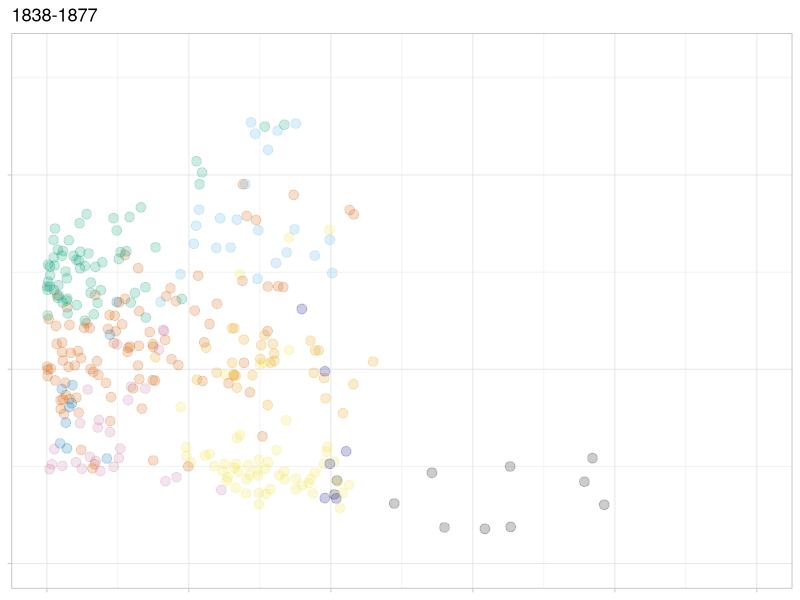
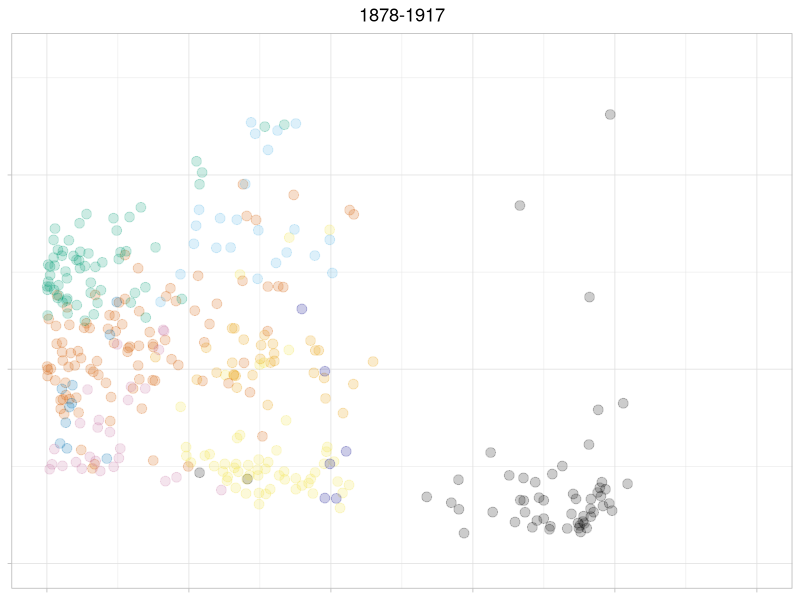
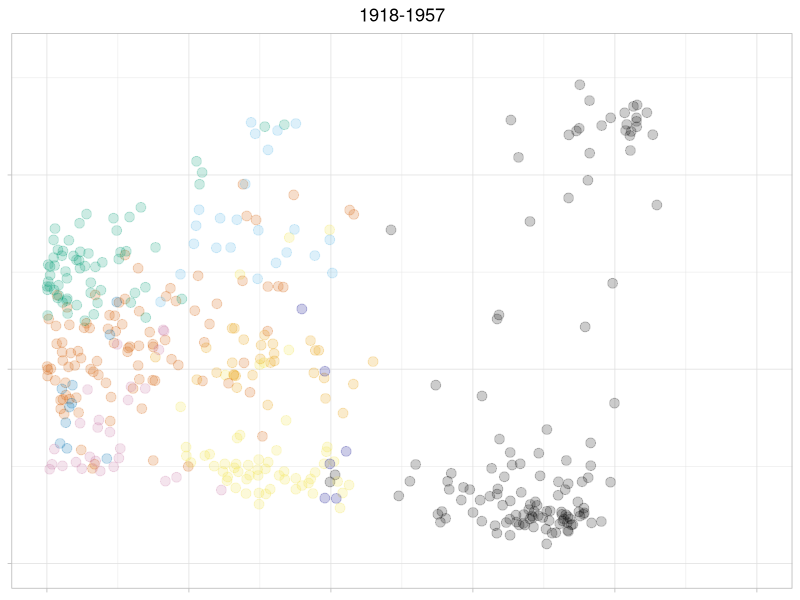
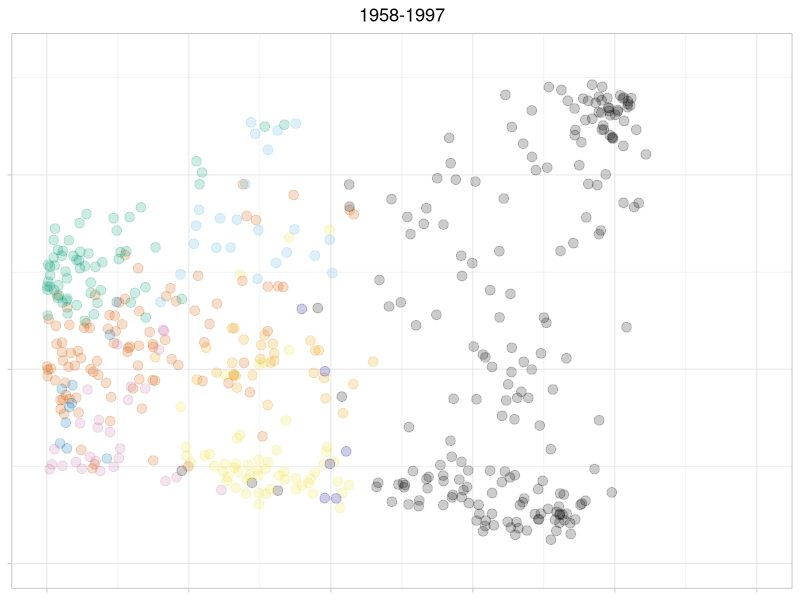
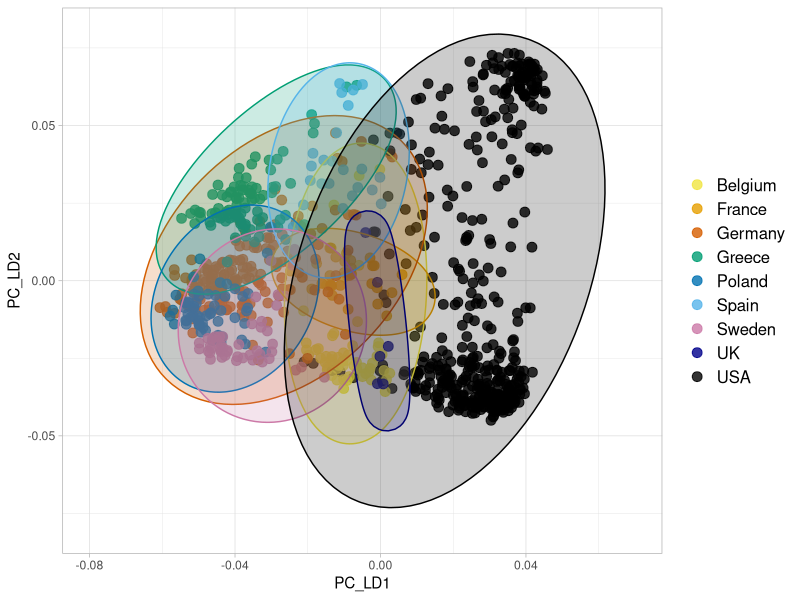

Write R code to recreate these figures, in order. (Note: this script raises an error after producing the figures.)

library(car)
library(dplyr)
library(ggplot2)
library(ggforce)

cov_file <- "Data/herbarium/Input/herb_GLUE_SPAIN_filtered_LD_MAF05.cov" 
pca_data <- read.csv("Data/herbarium/Input/herbarium_structure_dataframe_1192026.csv",header=TRUE)
herb_EUR_list <- pca_data

pca_data$Year <- herb_EUR_list$Year
pca_data$Lat <- herb_EUR_list$Lat
pca_data$Lon <- herb_EUR_list$Lon
pca_data$H_C <- herb_EUR_list$H_C
pca_data$File <- herb_EUR_list$File
pca_data$State <- herb_EUR_list$State
pca_data$Sample <- herb_EUR_list$Sample

colorBlindBlack8 <- c("#F0E442", "#E69F00", "#D55E00", "#009E73", "#0072B2", "#56B4E9", "#CC79A7", "darkblue", "#000000")

Ttotal <- ggplot(pca_data, aes(x = PC_LD1, y = PC_LD2, color = Country)) +
  geom_point(size = 3, alpha = 0.8) +  # Scatter plot
  geom_mark_ellipse(aes(fill = Country), alpha = 0.2, show.legend = FALSE) +  
  scale_color_manual(values = colorBlindBlack8) +  
  scale_fill_manual(values = colorBlindBlack8) +  
  labs(x = "PC_LD1", y = "PC_LD2") +  
  theme_light() +
  theme(
    legend.text = element_text(size = 12),legend.title = element_blank()  
  ) +
  ylim(c(-0.08, 0.08)) +
  xlim(c(-0.08, 0.07))

min_year <- min(pca_data[!is.na(pca_data$Year), "Year"])  

filtered_data_T1 <- pca_data %>%
    filter(
        (H_C == "C") | (H_C == "H" & Year >= min_year & Year <= min_year + 39)
    )

filtered_data_T2 <- pca_data %>%
    filter(
        (H_C == "C") | (H_C == "H" & Year >= min_year + 40 & Year <= min_year + 79)
    )

filtered_data_T3 <- pca_data %>%
    filter(
        (H_C == "C") | (H_C == "H" & Year >= min_year + 80 & Year <= min_year + 119)
    )

filtered_data_T4 <- pca_data %>%
    filter(
        (H_C == "C") | (H_C == "H" & Year >= min_year + 120 & Year <= min_year + 159)
    )


T1 <- ggplot(filtered_data_T1, aes(x = PC_LD1, y = PC_LD2, color = Country)) +
  geom_point(aes(alpha = 0.2), size = 3) +  
  scale_color_manual(values = colorBlindBlack8) +  
  scale_fill_manual(values = colorBlindBlack8) +  
  scale_alpha_identity() +  
  theme_light() + ggtitle("1838-1877")+theme(legend.position = "none",axis.text=element_blank(),axis.title=element_blank()) + ylim(c(-0.05, 0.08)) + xlim(c(-0.04,0.06))

T2 <- ggplot(filtered_data_T2, aes(x = PC_LD1, y = PC_LD2, color = Country)) +
  geom_point(aes(alpha = 0.2), size = 3) +  
  scale_color_manual(values = colorBlindBlack8) +  
  scale_fill_manual(values = colorBlindBlack8) +  
  scale_alpha_identity() +  
  theme_light() + ggtitle("1878-1917")+theme(legend.position = "none", plot.title = element_text(hjust = 0.5),axis.text=element_blank(),axis.title=element_blank()) + ylim(c(-0.05, 0.08)) + xlim(c(-0.04,0.06))

T3 <- ggplot(filtered_data_T3, aes(x = PC_LD1, y = PC_LD2, color = Country)) +
  geom_point(aes(alpha = 0.2), size = 3) +  
  scale_color_manual(values = colorBlindBlack8) +  
  scale_fill_manual(values = colorBlindBlack8) +  
  scale_alpha_identity() +  
  theme_light() + ggtitle("1918-1957")+ theme(legend.position = "none", plot.title = element_text(hjust = 0.5),axis.text=element_blank(),axis.title=element_blank()) + ylim(c(-0.05, 0.08)) + xlim(c(-0.04,0.06))

T4 <- ggplot(filtered_data_T4, aes(x = PC_LD1, y = PC_LD2, color = Country)) +
  geom_point(aes(alpha = 0.2), size = 3) +  
  scale_color_manual(values = colorBlindBlack8) +  
  scale_fill_manual(values = colorBlindBlack8) +  
  scale_alpha_identity() +  
  theme_light() + ggtitle("1958-1997")+ theme(legend.position = "none", plot.title = element_text(hjust = 0.5),axis.text=element_blank(),axis.title=element_blank()) + ylim(c(-0.05, 0.08)) + xlim(c(-0.04,0.06))

panelB <- ggarrange(T1,T2,T3,T4,ncol=2,nrow=2)

combined_plot <- ggarrange(
    Ttotal, 
    panelB, 
    ncol=2,
nrow = 1,  
    heights = c(1, 1),legend="top" 
)

print(combined_plot)

herb_df <- read.csv("Data/herbarium/Input/herbarium_structure_dataframe_1192026.csv",header=TRUE)
pc_cols <- c("PC_LD1","PC_LD2")
df <- herb_df[herb_df$Region=="North" | herb_df$H_C=="C",]
df <- df[df$TimeBin=="1838-1877" | df$H_C=="C",]
library(dplyr)

centroids <- df %>%
    filter(Country != "USA") %>%
    group_by(Country) %>%
    dplyr::summarise(across(all_of(pc_cols), mean), .groups = "drop")

usa_samples <- df %>%
    filter(Country == "USA") %>%
    dplyr::select(all_of(pc_cols))

euclidean <- function(a, b) sqrt(sum((a - b)^2))

results_N_1 <- centroids %>%
    rowwise() %>%
    dplyr::mutate(
        distances = list(
            apply(usa_samples, 1, function(x) euclidean(x, c_across(all_of(pc_cols))))
        ),
        avg_distance = mean(unlist(distances)),
        sd_distance = sd(unlist(distances))
    ) %>%
    dplyr::select(Country, avg_distance, sd_distance)

pc_cols <- c("PC_LD1","PC_LD2")
df <- herb_df[herb_df$Region=="North" | herb_df$H_C=="C",]
df <- df[df$TimeBin=="1878-1917" | df$H_C=="C",]
library(dplyr)

centroids <- df %>%
    filter(Country != "USA") %>%
    group_by(Country) %>%
    dplyr::summarise(across(all_of(pc_cols), mean), .groups = "drop")

usa_samples <- df %>%
    filter(Country == "USA") %>%
    dplyr::select(all_of(pc_cols))

euclidean <- function(a, b) sqrt(sum((a - b)^2))

results_N_2<- centroids %>%
    rowwise() %>%
    dplyr::mutate(
        distances = list(
            apply(usa_samples, 1, function(x) euclidean(x, c_across(all_of(pc_cols))))
        ),
        avg_distance = mean(unlist(distances)),
        sd_distance = sd(unlist(distances))
    ) %>%
    dplyr::select(Country, avg_distance, sd_distance)

pc_cols <- c("PC_LD1","PC_LD2")
df <- herb_df[herb_df$Region=="North" | herb_df$H_C=="C",]
df <- df[df$TimeBin=="1918-1957" | df$H_C=="C",]
library(dplyr)

centroids <- df %>%
    filter(Country != "USA") %>%
    group_by(Country) %>%
    dplyr::summarise(across(all_of(pc_cols), mean), .groups = "drop")

usa_samples <- df %>%
    filter(Country == "USA") %>%
    dplyr::select(all_of(pc_cols))

euclidean <- function(a, b) sqrt(sum((a - b)^2))

results_N_3<- centroids %>%
    rowwise() %>%
    dplyr::mutate(
        distances = list(
            apply(usa_samples, 1, function(x) euclidean(x, c_across(all_of(pc_cols))))
        ),
        avg_distance = mean(unlist(distances)),
        sd_distance = sd(unlist(distances))
    ) %>%
    dplyr::select(Country, avg_distance, sd_distance)

pc_cols <- c("PC_LD1","PC_LD2")
df <- herb_df[herb_df$Region=="North" | herb_df$H_C=="C",]
df <- df[df$TimeBin=="1958-1997" | df$H_C=="C",]
library(dplyr)

centroids <- df %>%
    filter(Country != "USA") %>%
    group_by(Country) %>%
    dplyr::summarise(across(all_of(pc_cols), mean), .groups = "drop")

usa_samples <- df %>%
    filter(Country == "USA") %>%
    dplyr::select(all_of(pc_cols))

euclidean <- function(a, b) sqrt(sum((a - b)^2))

results_N_4<- centroids %>%
    rowwise() %>%
    dplyr::mutate(
        distances = list(
            apply(usa_samples, 1, function(x) euclidean(x, c_across(all_of(pc_cols))))
        ),
        avg_distance = mean(unlist(distances)),
        sd_distance = sd(unlist(distances))
    ) %>%
    dplyr::select(Country, avg_distance, sd_distance)

pc_cols <- c("PC_LD1","PC_LD2")
df <- herb_df[herb_df$Region=="South" | herb_df$H_C=="C",]
df <- df[df$TimeBin=="1838-1877" | df$H_C=="C",]
library(dplyr)

centroids <- df %>%
    filter(Country != "USA") %>%
    group_by(Country) %>%
    dplyr::summarise(across(all_of(pc_cols), mean), .groups = "drop")

usa_samples <- df %>%
    filter(Country == "USA") %>%
    dplyr::select(all_of(pc_cols))

euclidean <- function(a, b) sqrt(sum((a - b)^2))

results_S_1 <- centroids %>%
    rowwise() %>%
    dplyr::mutate(
        distances = list(
            apply(usa_samples, 1, function(x) euclidean(x, c_across(all_of(pc_cols))))
        ),
        avg_distance = mean(unlist(distances)),
        sd_distance = sd(unlist(distances))
    ) %>%
    dplyr::select(Country, avg_distance, sd_distance)

pc_cols <- c("PC_LD1","PC_LD2")
df <- herb_df[herb_df$Region=="South" | herb_df$H_C=="C",]
df <- df[df$TimeBin=="1878-1917" | df$H_C=="C",]
library(dplyr)

centroids <- df %>%
    filter(Country != "USA") %>%
    group_by(Country) %>%
    dplyr::summarise(across(all_of(pc_cols), mean), .groups = "drop")

usa_samples <- df %>%
    filter(Country == "USA") %>%
    dplyr::select(all_of(pc_cols))

euclidean <- function(a, b) sqrt(sum((a - b)^2))

results_S_2<- centroids %>%
    rowwise() %>%
    dplyr::mutate(
        distances = list(
            apply(usa_samples, 1, function(x) euclidean(x, c_across(all_of(pc_cols))))
        ),
        avg_distance = mean(unlist(distances)),
        sd_distance = sd(unlist(distances))
    ) %>%
    dplyr::select(Country, avg_distance, sd_distance)

pc_cols <- c("PC_LD1","PC_LD2")
df <- herb_df[herb_df$Region=="South" | herb_df$H_C=="C",]
df <- df[df$TimeBin=="1918-1957" | df$H_C=="C",]
library(dplyr)

centroids <- df %>%
    filter(Country != "USA") %>%
    group_by(Country) %>%
    dplyr::summarise(across(all_of(pc_cols), mean), .groups = "drop")

usa_samples <- df %>%
    filter(Country == "USA") %>%
    dplyr::select(all_of(pc_cols))

euclidean <- function(a, b) sqrt(sum((a - b)^2))

results_S_3<- centroids %>%
    rowwise() %>%
    dplyr::mutate(
        distances = list(
            apply(usa_samples, 1, function(x) euclidean(x, c_across(all_of(pc_cols))))
        ),
        avg_distance = mean(unlist(distances)),
        sd_distance = sd(unlist(distances))
    ) %>%
    dplyr::select(Country, avg_distance, sd_distance)

pc_cols <- c("PC_LD1","PC_LD2")
df <- herb_df[herb_df$Region=="South" | herb_df$H_C=="C",]
df <- df[df$TimeBin=="1958-1997" | df$H_C=="C",]
library(dplyr)

centroids <- df %>%
    filter(Country != "USA") %>%
    group_by(Country) %>%
    dplyr::summarise(across(all_of(pc_cols), mean), .groups = "drop")

usa_samples <- df %>%
    filter(Country == "USA") %>%
    dplyr::select(all_of(pc_cols))

euclidean <- function(a, b) sqrt(sum((a - b)^2))

results_S_4<- centroids %>%
    rowwise() %>%
    dplyr::mutate(
        distances = list(
            apply(usa_samples, 1, function(x) euclidean(x, c_across(all_of(pc_cols))))
        ),
        avg_distance = mean(unlist(distances)),
        sd_distance = sd(unlist(distances))
    ) %>%
    dplyr::select(Country, avg_distance, sd_distance)

pc_cols <- c("PC_LD1","PC_LD2")
df <- herb_df[herb_df$Region=="Middle" | herb_df$H_C=="C",]
df <- df[df$TimeBin=="1838-1877" | df$H_C=="C",]
library(dplyr)

centroids <- df %>%
    filter(Country != "USA") %>%
    group_by(Country) %>%
    dplyr::summarise(across(all_of(pc_cols), mean), .groups = "drop")

usa_samples <- df %>%
    filter(Country == "USA") %>%
    dplyr::select(all_of(pc_cols))

euclidean <- function(a, b) sqrt(sum((a - b)^2))

results_M_1 <- centroids %>%
    rowwise() %>%
    dplyr::mutate(
        distances = list(
            apply(usa_samples, 1, function(x) euclidean(x, c_across(all_of(pc_cols))))
        ),
        avg_distance = mean(unlist(distances)),
        sd_distance = sd(unlist(distances))
    ) %>%
    dplyr::select(Country, avg_distance, sd_distance)

pc_cols <- c("PC_LD1","PC_LD2")
df <- herb_df[herb_df$Region=="Middle" | herb_df$H_C=="C",]
df <- df[df$TimeBin=="1878-1917" | df$H_C=="C",]
library(dplyr)

centroids <- df %>%
    filter(Country != "USA") %>%
    group_by(Country) %>%
    dplyr::summarise(across(all_of(pc_cols), mean), .groups = "drop")

usa_samples <- df %>%
    filter(Country == "USA") %>%
    dplyr::select(all_of(pc_cols))

euclidean <- function(a, b) sqrt(sum((a - b)^2))

results_M_2<- centroids %>%
    rowwise() %>%
    dplyr::mutate(
        distances = list(
            apply(usa_samples, 1, function(x) euclidean(x, c_across(all_of(pc_cols))))
        ),
        avg_distance = mean(unlist(distances)),
        sd_distance = sd(unlist(distances))
    ) %>%
    dplyr::select(Country, avg_distance, sd_distance)

pc_cols <- c("PC_LD1","PC_LD2")
df <- herb_df[herb_df$Region=="Middle" | herb_df$H_C=="C",]
df <- df[df$TimeBin=="1918-1957" | df$H_C=="C",]
library(dplyr)

centroids <- df %>%
    filter(Country != "USA") %>%
    group_by(Country) %>%
    dplyr::summarise(across(all_of(pc_cols), mean), .groups = "drop")

usa_samples <- df %>%
    filter(Country == "USA") %>%
    dplyr::select(all_of(pc_cols))

euclidean <- function(a, b) sqrt(sum((a - b)^2))

results_M_3<- centroids %>%
    rowwise() %>%
    dplyr::mutate(
        distances = list(
            apply(usa_samples, 1, function(x) euclidean(x, c_across(all_of(pc_cols))))
        ),
        avg_distance = mean(unlist(distances)),
        sd_distance = sd(unlist(distances))
    ) %>%
    dplyr::select(Country, avg_distance, sd_distance)

pc_cols <- c("PC_LD1","PC_LD2")
df <- herb_df[herb_df$Region=="Middle" | herb_df$H_C=="C",]
df <- df[df$TimeBin=="1958-1997" | df$H_C=="C",]
library(dplyr)

centroids <- df %>%
    filter(Country != "USA") %>%
    group_by(Country) %>%
    dplyr::summarise(across(all_of(pc_cols), mean), .groups = "drop")

usa_samples <- df %>%
    filter(Country == "USA") %>%
    dplyr::select(all_of(pc_cols))

euclidean <- function(a, b) sqrt(sum((a - b)^2))

results_M_4<- centroids %>%
    rowwise() %>%
    dplyr::mutate(
        distances = list(
            apply(usa_samples, 1, function(x) euclidean(x, c_across(all_of(pc_cols))))
        ),
        avg_distance = mean(unlist(distances)),
        sd_distance = sd(unlist(distances))
    ) %>%
    dplyr::select(Country, avg_distance, sd_distance)

results_N_1$TimeBin <- "1838-1877"
results_N_2$TimeBin <- "1878-1917"
results_N_3$TimeBin <- "1918-1957"
results_N_4$TimeBin <- "1958-1997"
results_M_1$TimeBin <- "1838-1877"
results_M_2$TimeBin <- "1878-1917"
results_M_3$TimeBin <- "1918-1957"
results_M_4$TimeBin <- "1958-1997"
results_S_1$TimeBin <- "1838-1877"
results_S_2$TimeBin <- "1878-1917"
results_S_3$TimeBin <- "1918-1957"
results_S_4$TimeBin <- "1958-1997"
results_N_1$Region <- "North"
results_N_2$Region <- "North"
results_N_3$Region <- "North"
results_N_4$Region <- "North"
results_M_1$Region <- "Middle"
results_M_2$Region <- "Middle"
results_M_3$Region <- "Middle"
results_M_4$Region <- "Middle"
results_S_1$Region <- "South"
results_S_2$Region <- "South"
results_S_3$Region <- "South"
results_S_4$Region <- "South"

results <- rbind(results_N_1, results_N_2, results_N_3, results_N_4, results_M_1, results_M_2, results_M_3, results_M_4, results_S_1, results_S_2, results_S_3, results_S_4)

# Set factor levels to control the order of facets
results$Region <- factor(results$Region, levels = c("South", "Middle", "North"))

results_UFS <- results[results$Country=="UK" | results$Country=="France" | results$Country=="Spain",]
library(ggplot2)

colorBlindBlack8 <- c("#E69F00", "#56B4E9", "darkblue")

UFS_distance <- ggplot(results_UFS, aes(x = TimeBin, y = avg_distance, color = Country, group = Country)) +
  geom_point(position = position_dodge(width = 0.5), size = 3) +
  geom_line(position = position_dodge(width = 0.5), size = 1) +
  scale_color_manual(values = colorBlindBlack8) +
  scale_fill_manual(values = colorBlindBlack8) +
  geom_errorbar(aes(ymin = avg_distance - sd_distance, ymax = avg_distance + sd_distance),
                width = 0.2, position = position_dodge(width = 0.5)) +
  facet_wrap(~Region, nrow = 1) +
  theme_light() +
  theme(
    strip.text = element_text(color = "black", size = 12),
    strip.background = element_rect(fill = "white"),
    axis.text = element_text(size = 12),
    axis.title = element_text(size = 12),
    legend.text = element_text(size = 12),
    legend.title = element_text(size = 12)
  ) +
  labs(
    x = "Time Bin",
    y = "Average Distance"
  )

colorBlindBlack8 <- c("#F0E442", "#E69F00", "#D55E00", "#009E73", "#0072B2", "#56B4E9", "#CC79A7", "darkblue")

all_countries <- ggplot(results, aes(x = TimeBin, y = avg_distance, color = Country, group = Country)) +
  geom_point(position = position_dodge(width = 0.5), size = 3) +
  geom_line(position = position_dodge(width = 0.5), size = 1) +
  scale_color_manual(values = colorBlindBlack8) +
  scale_fill_manual(values = colorBlindBlack8) +
  facet_wrap(~Region, nrow = 1) +
  theme_light() +
  theme(
    strip.text = element_text(color = "black", size = 12),
    strip.background = element_rect(fill = "white"),
    axis.text = element_text(size = 10),
    axis.title = element_text(size = 12),
    legend.position="none"
  ) +
  labs(
    x = "Time Bin",
    y = "Average Distance"
  )

SupplementalFigure3 <- ggarrange(combined_plot,all_countries,ncol=1,nrow=2,labels=c("A","B"))
ggsave("SupFig3.pdf", plot = SupplementalFigure4, width = 10, height = 8, units = "in")
